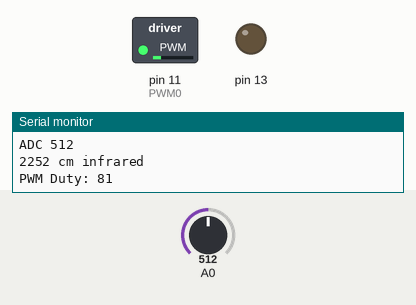
This sketch was run on a simulated Arduino Uno, built with avr-gcc and run on an emulated ATmega328P. Parts: switched loads named in the sketch (green lamp = pin HIGH), output pins drawn as LEDs (lit = HIGH), the last lines printed to the serial monitor. Dashed ring = blinking. The test bench sets the inputs (shaded band); at power-on: A0 = 512.

Above: at 0.9 s.
1.0 s: A0 set to 90
At 2.5 s:
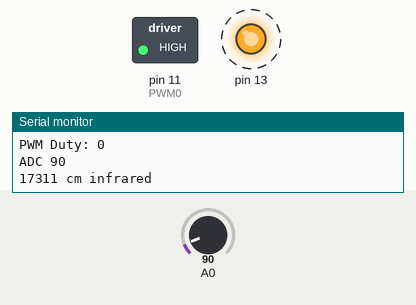
4.0 s: A0 set to 716
At 5.5 s:
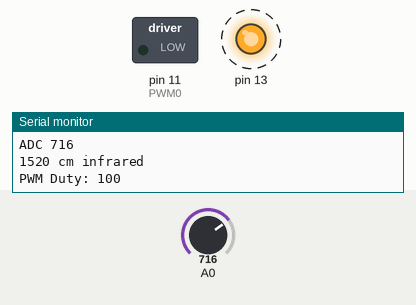
7.0 s: A0 set to 122
At 7.6 s:
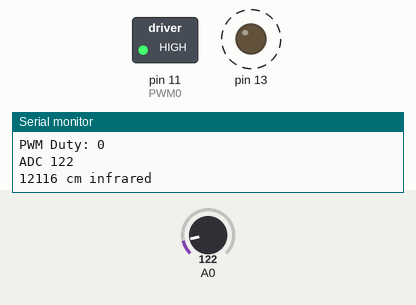
10.0 s: A0 set to 1023
At 10.9 s:
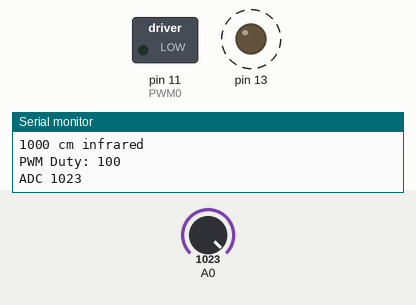
Timing chart, 0 to 14.0 s (numbered marks = the images above; inputs shaded):
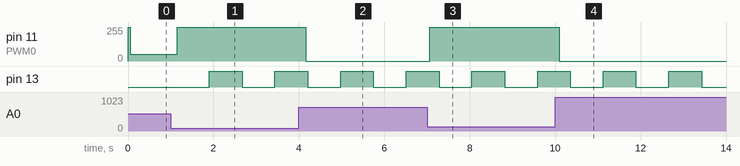

Measured:
- after the input at 1.0 s, pin 11 (PWM0): 49/255 → 255/255 after 0.15 s; pin 13: LOW → HIGH after 0.90 s, → LOW 0.77 s later, → HIGH 0.77 s later
- after the input at 4.0 s, pin 11 (PWM0): 255/255 → 0/255 after 0.16 s
- after the input at 7.0 s, pin 11 (PWM0): 0/255 → 255/255 after 0.07 s
- after the input at 10.0 s, pin 11 (PWM0): 255/255 → 0/255 after 0.10 s

The sketch:

main.ino
```cpp
/**
 * @file main.c
 * @author minht
 * @date 2026-09-28
 * @brief Main function
 */
#define F_CPU 16000000UL

#include <stdio.h>
#include <avr/io.h>
#include <avr/interrupt.h>
#include <util/delay.h>
#include <math.h>

#include "src/hovercraft.h"
#include "src/util.h"
#include "src/timer.h"
#include "src/ultrasonic.h"
#include "src/infrared.h"
#include "src/pwm.h"
#include "src/global.h"

//#define US_TESTING

int main(){
    char message[64];
    hovercraft_init();
    float distance_cm = 0;
    while(1) {
#ifdef US_TESTING
        distance_cm = us_read(2);
        sprintf(message, "%d cm ultrasonic\n", (uint16_t)(distance_cm * 100));
        UART_transmit(message);
#else
        distance_cm = ifr_read();
        sprintf(message, "%d cm infrared\n", (uint16_t) (distance_cm * 100));
        UART_transmit(message);
#endif

        if(distance_cm < 16 || distance_cm > 84){
            blink_enabled = 1;
        }
        else{
            blink_enabled = 0;
            DIGITAL_WRITE_LOW(PORTB, PB5);
        }

        int pwm_duty = 0;
        if(distance_cm < 16){
            pwm_duty = 100;
        }
        else if (distance_cm < 49){
            pwm_duty = ((49-((int)distance_cm))*100)/33;
        }
        sprintf(message, "PWM Duty: %d\n", pwm_duty);
        UART_transmit(message);
        pwm_set_duty(pwm_duty);
        delay_ms(100);
    }

    return 0;
}
```

global.cpp
```cpp
#include <avr/io.h>
#include <avr/interrupt.h>
#include <stdio.h>
#include <math.h>

#include "src/global.h"

uint8_t blink_enabled = 0;
```

hovercraft.cpp
```cpp
#define F_CPU 16000000UL

#include <avr/io.h>
#include <avr/interrupt.h>

#include "src/hovercraft.h"
#include "src/pins.h"
#include "src/util.h"
#include "src/ultrasonic.h"
#include "src/timer.h"
#include "src/infrared.h"
#include "src/pwm.h"
#include "src/global.h"

void hovercraft_init(){
    cli();
    UART_init();
    pwm_init();
    timer_init();
    //us_sensor_init();
    ifr_sensor_init();
    sei();
    delay_ms(10);
}
```

infrared.cpp
```cpp
#define F_CPU 16000000UL

#include <avr/io.h>
#include <avr/interrupt.h>
#include <stdio.h>
#include <math.h>

#include "src/pins.h"
#include "src/util.h"
#include "src/infrared.h"
#include "src/timer.h"
#include "src/global.h"

void ifr_sensor_init(){
    ADMUX = 0; //Use AREF
    //Prescaler of 128
    ADCSRA =(1 << ADEN) | (1 << ADPS2) | (1 << ADPS1) | (1 << ADPS0);
    //Disable digital input buffer on ADC0
    DIDR0 |= (1 << ADC0D);
}

float ifr_read(){
    uint32_t value = adc_read(0);
    if (value < 80) value = 80;
    float voltage = value * (2.55 / 1023.0);

    return (float)29.988 * pow(voltage, -1.173);
}
```

pwm.cpp
```cpp
#include <avr/io.h>

#include "src/pins.h"
#include "src/util.h"
#include "src/pwm.h"
#include "src/global.h"

void pwm_init(void){
    DIGITAL_WRITE_HIGH(DDRB, PWM0);       // PB1 output
    DIGITAL_WRITE_LOW(PORTB, PWM0);       // idle low
}

void pwm_set_duty(uint8_t percent){
    if(percent == 0){
        OCR2A = 0;
        DIGITAL_WRITE_LOW(PORTB, PWM0);
        return;
    }
    if(percent >= 100){
        OCR2A = 255;              // compare never matches -> constant high
    } else {
        OCR2A = (uint8_t)((255 * percent) / 100);
    }
}
```

global.h
```cpp
#ifndef GLOBAL_H
#define GLOBAL_H

extern uint8_t blink_enabled;

#endif
```

hovercraft.h
```cpp
#ifndef HOVERCRAFT_H
#define HOVERCRAFT_H

void hovercraft_init();


#endif
```

infrared.h
```cpp
#ifndef INFRARED_H
#define INFRARED_H

void ifr_sensor_init();
float ifr_read();

#endif
```

pwm.h
```cpp
#ifndef PWM_H
#define PWM_H

#define PWM_FREQ_HZ   1000UL
#define PWM_PRESCALER 8UL                                   // CS11
#define PWM_TOP       ((F_CPU / (PWM_PRESCALER * PWM_FREQ_HZ)) - 1)   // 1999 -> 1 kHz

void pwm_init(void);
void pwm_set_duty(uint8_t percent);   // 0-100

#endif
```

timer.h
```cpp
#ifndef TIMER_H
#define TIMER_H

#define TIMER0_MAX_TICK 256
#define TICKS_1MS_64_PRESCALE 250
#define TICKS_1US_8_PRESCALE 2
#define TICKS_60MS_256_PRESCALE 3750
#define US_PER_TICK_256_PRESCALE 16

#define TIMER1_MAX_TICK 65536


void timer_init();
void delay_one_ms();
void delay_ms(uint16_t);

#endif
```

ultrasonic.h
```cpp
#ifndef ULTRASONIC_H
#define ULTRASONIC_H

void us_sensor_init();
float us_read(uint8_t);

#endif
```

util.h
```cpp
#ifndef UTIL_H
#define UTIL_H

//Constant Definitions
#define INPUT 0
#define OUTPUT 1
#define HIGH 1
#define LOW 0

//Register Opeartions
#define DIGITAL_WRITE_HIGH(x,y) (x) |= (1U<<(y))
#define DIGITAL_WRITE_LOW(x,y) (x) &= ~(1U<<(y))
#define DIGITAL_TOGGLE(x,y) (x) ^= (1U<<(y))
#define DIGITAL_READ(x,y) (x) & (1U<<(y))
#define DIGITAL_READ(x,y) (((x) >> (y)) & 1U)
#define UART_BAUD_RATE 9600
#define UBRR_VAL ((F_CPU / (16UL * UART_BAUD_RATE)) - 1)


//Return the length of how long a pulse lasted
uint32_t read_pulse(volatile uint8_t*, uint8_t, uint8_t, uint16_t);
uint32_t adc_read(uint8_t);
void UART_init(void);
void UART_transmit_char(unsigned char);
void UART_transmit(char*);
unsigned char UART_receive(void);
#endif
```

timer.cpp
```cpp
#define F_CPU 16000000UL

#include <avr/io.h>
#include <avr/interrupt.h>
#include <util/delay.h>

#include "src/util.h"
#include "src/timer.h"
#include "src/pins.h"
#include "src/global.h"

uint16_t isr_period = 0;

ISR(TIMER2_COMPB_vect){ //Triggers every 125us
    OCR2B += 251;
    if(blink_enabled){
        if(++isr_period >= 6000){
            isr_period = 0;
            DIGITAL_TOGGLE(PORTB, PB5);
        }
    }
    else{
        isr_period = 0; //Prevent shorter first toggle
    }
}


void timer_init(){
    TCCR0B = 0; //Stop Timer
    TIMSK0 = 0; //No Interrupt Timers
    TCCR0A = 0; //Disconnect OC0x pins and use Normal Waveform Generator
    TIFR0 = ~0; // Clear all interrupt flags

    //Timer 2 uses PWM on OCR2A and ISR on OCR2B
    // stop Timer2
    TCCR2B &= 0xF8;

    DIGITAL_WRITE_HIGH(DDRB, PB5);       // PB5 output
    //Timer2 PWM
    //Fast PWM Mode with TOP = 0xFF
    //Clear OC2A on compare match, set OC2A at BOTTOM
    TCCR2A |= (1 << COM2A1) | (1 << COM2A0) | (1 << WGM21) | (1 << WGM20);
    TCNT2  = 0;

    //Timer2 ISR
    OCR2B  = 250;
    TIFR2  = (1 << OCF2B); // clear stale flag
    TIMSK2 = (1 << OCIE2B); // enable compare-match interrupt

    //Note: If you modify this you'll also have to modify the ISR ms value
    //Timer2 Prescaler of 8
    TCCR2B |= (1 << CS21);
}

void delay_one_ms(){
    TCNT0 = (TIMER0_MAX_TICK) - (TICKS_1MS_64_PRESCALE);
    TCCR0B = 0x03; //Set Prescaler to 64

    while((TIFR0 & (1 << TOV0)) == 0);

    TCCR0B = 0; //Stop Timer upon overflow
    DIGITAL_WRITE_HIGH(TIFR0, TOV0); //Clear Timer Overflow flag
}

void delay_ms(uint16_t time_ms){
    for(uint16_t i = 0; i < time_ms; i++){
        delay_one_ms();
    }
}
```

ultrasonic.cpp
```cpp
#define F_CPU 16000000UL

#include <stdio.h>
#include <avr/io.h>
#include <avr/interrupt.h>
#include <util/delay.h>

#include "src/pins.h"
#include "src/util.h"
#include "src/ultrasonic.h"
#include "src/timer.h"
#include "src/global.h"

void us_sensor_init(){
    DDRB |= ((OUTPUT<<US1_TRIG)|(OUTPUT<<US2_TRIG) | (OUTPUT<<PB5)); //Set TRIG pin to Output
    DIGITAL_WRITE_LOW(PORTB, US1_TRIG);
    DIGITAL_WRITE_LOW(PORTB, US2_TRIG);
    DDRB &= ~((1)<<US1_ECHO);
    DDRD &= ~((1)<<US2_ECHO);
}

float us_read(uint8_t target_us){
    float distance_cm = 0;
    if(target_us == 1 || target_us == 2){
        //Setup Registers
        uint8_t us_echo = US1_ECHO;
        uint8_t us_trig = US1_TRIG;
        volatile uint8_t* us_echo_port = &PINB;
        volatile uint8_t* us_trig_port = &PORTB;
        if(target_us == 2){
            us_echo = US2_ECHO;
            us_trig = US2_TRIG;
            us_echo_port = &PIND;
        }
        uint32_t pulse_width_ticks;

        //Start Ranging
        DIGITAL_WRITE_HIGH(*us_trig_port, us_trig);
        _delay_us(10);
        DIGITAL_WRITE_LOW(*us_trig_port, us_trig);

        //Get Echo pulse
        pulse_width_ticks = read_pulse(us_echo_port, us_echo, HIGH, TICKS_60MS_256_PRESCALE);

        if(pulse_width_ticks != 0){
            uint32_t time_micro = pulse_width_ticks * US_PER_TICK_256_PRESCALE;
            distance_cm = (time_micro <=116) ? 2 : time_micro / (uint16_t)58; //Minimum distance is 2cm
        }
    }

    else{
        //Throw Error through UART
    }

    return distance_cm;
}
```

util.cpp
```cpp
#define F_CPU 16000000UL

#include <stdio.h>
#include <avr/io.h>
#include <avr/interrupt.h>
#include <util/delay.h>

#include "src/util.h"
#include "src/pins.h"
#include "src/timer.h"
#include "src/global.h"

uint32_t read_pulse(volatile uint8_t* p_port, uint8_t pin, uint8_t value, uint16_t timeout_in_ticks){
    uint16_t time_elapsed = 0;

    //Wait for pin to reach value
    uint16_t guard = 60000;
    do {
        if(--guard == 0){
            UART_transmit("Failed at guard");
            return 0xFFFF; //Highest Time elapsed to prevent early collisions
        }
    } while ((DIGITAL_READ(*p_port, pin)) != value);

    //Start counting and wait for pin to go Low or until timeout is reached
    uint16_t max_overflows = timeout_in_ticks >> 8;   // 3750 -> 14 (about 57 ms)
    uint16_t overflows = 0;

    TCCR0B = 0;
    TCNT0 = 0;
    TIFR0 = (1 << TOV0);
    TCCR0B = (1 << CS02);                   // prescaler 256 -> 16 us/tick

    while (DIGITAL_READ(*p_port, pin) == value) {
        if (TIFR0 & (1 << TOV0)) {
            TIFR0 = (1 << TOV0);
            if (++overflows >= max_overflows) {
                TCCR0B = 0;
                UART_transmit("Failed at overflow");
                return 0xFFFF;                             // timed out
            }
        }
    }

    //Stop counting and check if timeout occured
    TCCR0B = 0;                             // stop first, then read
    uint8_t low = TCNT0;
    if (TIFR0 & (1 << TOV0)) {          // overflow landed just before the stop
        TIFR0 = (1 << TOV0);
        overflows++;
    }
    return (overflows << 8) | low;
}

uint32_t adc_read(uint8_t pin){
    if(pin >= 8){
        return 0xFFFF; //Invalid ADC pin
    }

    char message[16];
    DIGITAL_WRITE_HIGH(ADCSRA, ADSC); //Start ADC conversion
    int guard = 20000;
    do {
        if(--guard == 0){
            sprintf(message, "ADC Failure\n");
            UART_transmit(message);
            return 0xFFFF;
        }
    } while (DIGITAL_READ(ADCSRA, ADSC));

    sprintf(message, "ADC %d\n", ADC);
    UART_transmit(message);

    uint32_t value = ADCL;
    value |= (ADCH << 8);
    return value;
}

void UART_init(){
    //Baud Rate current hard coded to 9600 but should look to make it modifiable
    // Set baud rate in UBRR0H and UBRR0L
    UBRR0H = (unsigned char)(UBRR_VAL >> 8);
    UBRR0L = (unsigned char)UBRR_VAL;

    // Enable receiver and transmitter
    UCSR0B = (1 << RXEN0) | (1 << TXEN0);

    // Set frame format: 8 data bits, 1 stop bit, no parity (8N1)
    UCSR0C = (1 << UCSZ01) | (1 << UCSZ00);
}

void UART_transmit_char(unsigned char data) {
    // Wait for empty transmit buffer
    while (!(UCSR0A & (1 << UDRE0)));
    // Put data into buffer, sends the data
    UDR0 = data;
}

void UART_transmit(char* message){
    for(uint8_t i = 0; message[i] != '\0'; i++){
        UART_transmit_char((message[i]));
    }
}

unsigned char UART_receive(void) {
    // Wait for data to be received
    while (!(UCSR0A & (1 << RXC0)));
    // Get and return received data from buffer
    return UDR0;
}
```

pins.h
```cpp
#ifndef PINS_H
#define PINS_H

//PWM Pins
#define PWM0 PB3

//Ultrasonic Sensor Pins
//TO BE UPDATED
#define US1_ECHO PB0
#define US1_TRIG PB4

#define US2_ECHO PD2
#define US2_TRIG PB3

//Servo Motor Pins
#define SERVO1_CTRL PB2

#endif
```
